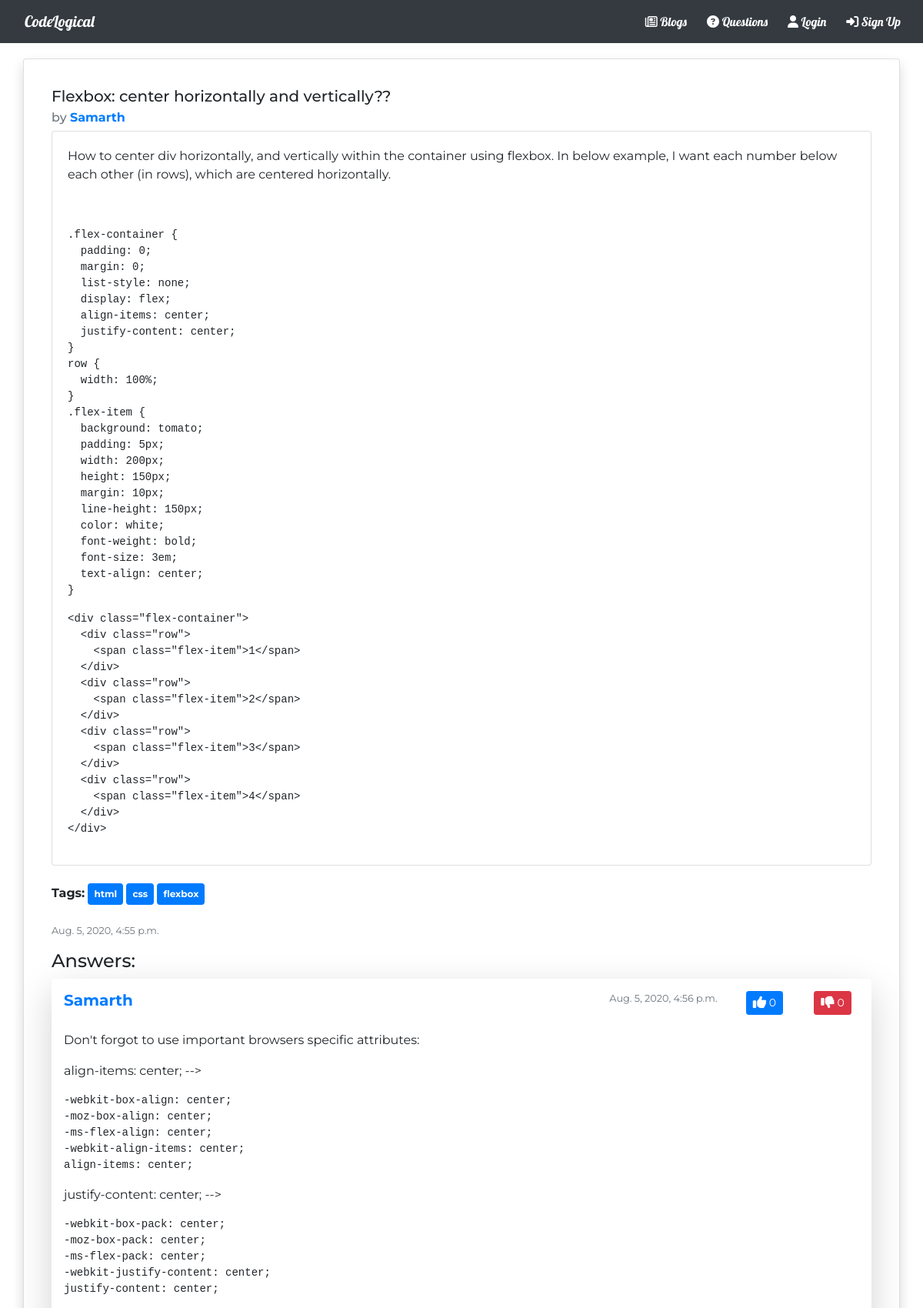
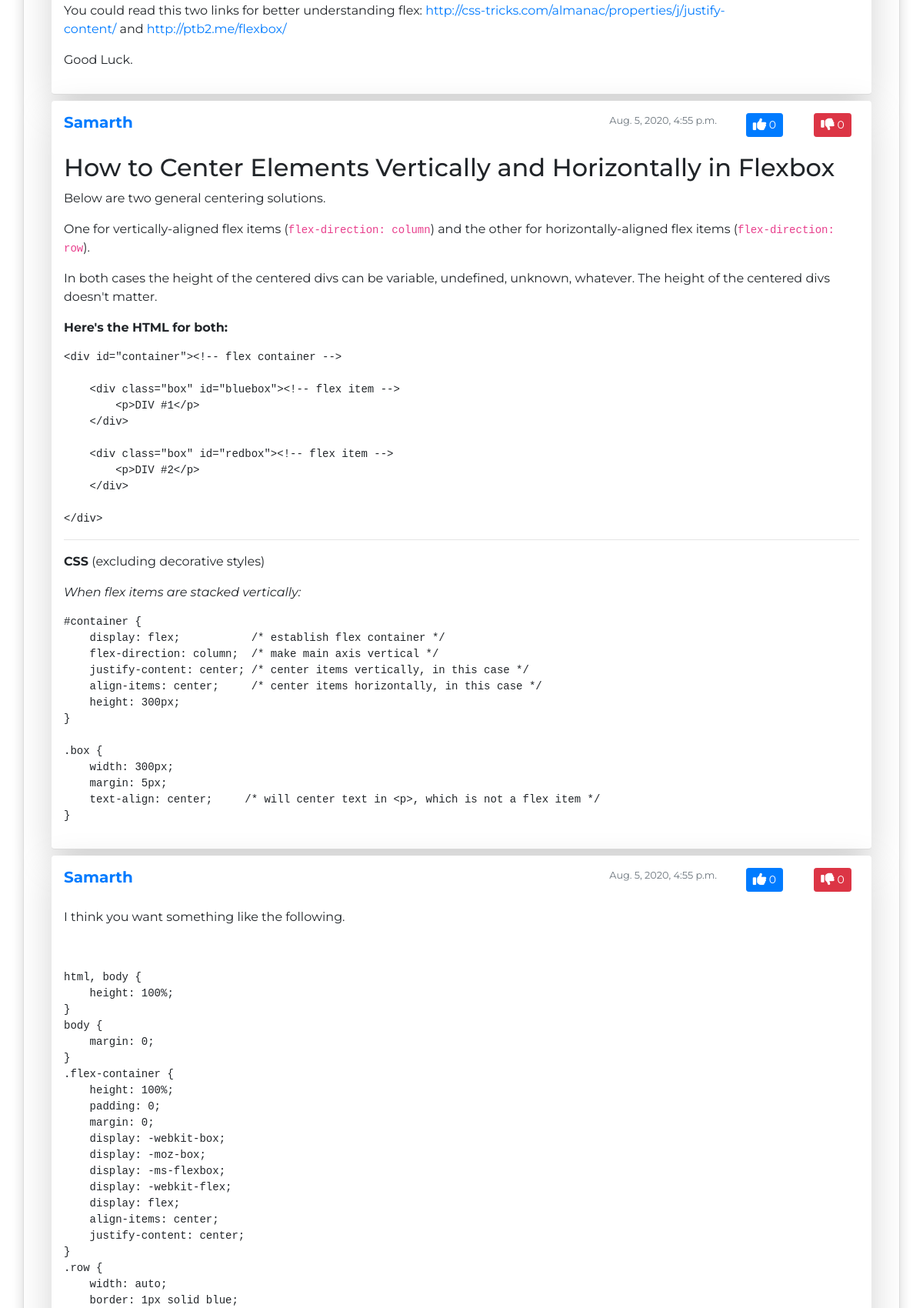
The page /question/54 (upper part) on the database its author committed (2 pictures, top to bottom).
### qna/models.py (models this page shows, shortened)
class Question(models.Model):
    title=models.CharField(max_length=100)
    content=RichTextField(default="",blank=True,null=True)
    asked_by=models.ForeignKey(User,on_delete=models.CASCADE,null=True,blank=True)
    posted_on=models.DateTimeField(null=True,blank=True)
    tags = TaggableManager()

class Answer(models.Model):
    question=models.ForeignKey(Question,on_delete=models.CASCADE,null=True,blank=True)
    posted_by=models.ForeignKey(User,on_delete=models.CASCADE,null=True,blank=True)
    content=RichTextField(default="",blank=True,null=True)
    upvotes=models.IntegerField(default=0)
    downvotes=models.IntegerField(default=0)
    posted_on=models.DateTimeField(null=True,blank=True)

### qna/views.py (the view)
# urls.py: path('question/<int:pk>',add_anwer_to_question,name="question-detail"),
def add_anwer_to_question(request,pk):
    question=get_object_or_404(Question,pk=pk)      #Return 404 error if the object is not found
    print(request.method)
    print(question.tags.all())
    if request.method=="POST":
        form=AnswerForm(request.POST)
        if form.is_valid() and request.user.is_authenticated:
            answer_instance=form.save(commit=False)
            answer_instance.question=question
            answer_instance.posted_by=request.user
            answer_instance.posted_on=timezone.now()
            answer_instance.save()
            return redirect('question-detail',pk=question.id)
        elif not request.user.is_authenticated:
            return redirect('login')
        else:
            print("Form Invalid")
            print(form.errors)
    else:
        form=AnswerForm()
        _answers=Answer.objects.filter(question=question).order_by('-upvotes','-posted_on')
        paginator=Paginator(_answers,5)
        page=request.GET.get('page',1)
        answers=paginator.page(page)
        context={'form':form,
                'question':question,
                'answers':answers,
                'tags':question.tags.all()}
    return render(request,'qna/question_answer.html',context)

### qna/templates/qna/question_answer.html (shortened to what this page needs)
{% extends "blog/base.html" %}
{% load crispy_forms_tags %}
{% block content %}
<div class="card shadow p-3 mb-2 bg-white rounded ">
    <div class=" card-body">
        <div class="row">
        <div class="col-sm-12 col-md-10 col-lg-10 col-xl-10">
            <h5 class="card-title">{{ question.title }}</h5>
            <h6 class="card-subtitle mb-2 text-muted">by <a style="position: relative;" href="{% url 'profile'  question.asked_by.id %}" class="text-decoration-none"><strong>{{ question.asked_by }}</strong></a> </h6>
        </div>
        </div>
        <div class="card card-body">{{ question.content|safe }}</div>
        <p> <strong>Tags:</strong>
            {% for tag in tags %}
                <span class="badge badge-primary my-2 p-2"> {{ tag }}</span>
            {% endfor %}
        </p>
        <p class="card-text"><small class="text-muted">{{ question.posted_on }}</small></p>
        <div class="row">
            <div class="col-sm-12 col-md-10 col-lg-10 col-xl-10">
                {% if answers %}
                <h4> Answers:</h4>
                {% else %}
                <h4>No answers till now. Be the first one to answer</h4>
                {% endif %}
            </div>
            <div class="col-sm-12 col-md-2 col-lg-2 col-xl-2">
            </div>
        </div>
        <div class="">
            <ul class="list-group list-group-flush">
                {% for answer in answers %}
                    <li class="list-group-item shadow-lg p-3 mb-2 bg-white rounded" style=" background-color: blue;">
                        <div class="row">
                            <div class="col-sm-5 col-md-8 col-lg-8 col-xl-8">
                                <h5 class="card-title"><a style="position: relative;" href="{% url 'profile'  question.asked_by.id %}" class="text-decoration-none"><strong>{{ answer.posted_by }}</strong></a></h5>
                            </div>
                            {% if user == answer.posted_by %}
                                <div class="col-sm-2 col-md-2 col-lg-2 col-xl-2">
                                    <p class="card-text"><small class="text-muted">{{ answer.posted_on }}</small></p>
                                    <a href="{% url 'delete-answer' answer.id %}" class="btn btn-sm btn-danger">Delete answer</a>
                                </div>
                            {% else %}
                            <div class="col-sm-3 col-md-2 col-lg-2 col-xl-2">
                                <p class="card-text"><small class="text-muted">{{ answer.posted_on }}</small></p>
                            </div>
                            {% endif %}
                            <div class="col-sm-2 col-md-1 col-lg-1 col-xl-1">
                                <a href="{% url 'upvote-answer' answer.id %}" class="btn btn-primary btn-sm"> {{ answer.upvotes }}</a>
                            </div>
                            <div class="col-sm-2 col-md-1 col-lg-1 col-xl-1">
                                <a href="{% url 'downvote-answer' answer.id %}" class="btn btn-danger btn-sm"> {{ answer.downvotes }}</a>
                            </div>
                        </div>
                        <p class="card-text">{{ answer.content|safe }}</p>
                    </li>
                {% endfor %}
            </ul>
        </div>
    </div>
</div>
{% endblock %}

### blog/static/css/styles.css (style rules this page uses)
.card { margin-bottom: 15px; }

### rows shown on the page
Question: title "Flexbox: center horizontally and vertically??", asked_by "Samarth", content "How to center div horizontally, and vertically within the container using flexbox. In below example, I want each number below each other (in rows), which are centered horizontally. .flex-container { padding: 0; margin: 0; list-style: none; display: flex; align-items: center; justify-content: center; } row { width: 100%; } .flex-item { background: tomato; padding: 5px; width: 200px; height: 150px; margin: 10px; line-height: 150px; color: white; font-weight: bold; font-size: 3em; text-align: center; } <div class=\"flex-container\"> <div class=\"row\"> <span class=\"flex-item\">1</span> </div> <div class=\"row\"> <span class=\"flex-item\">2</span> </div> <div class=\"row\"> <span…", posted_on "Aug. 5, 2020, 4:55 p.m."
Tag: name "html"
Tag: name "css"
Tag: name "flexbox"
Answer: posted_by "Samarth", posted_on "Aug. 5, 2020, 4:56 p.m.", upvotes "0", downvotes "0", content "Don't forgot to use important browsers specific attributes: align-items: center; --> -webkit-box-align: center; -moz-box-align: center; -ms-flex-align: center; -webkit-align-items: center; align-items: center; justify-content: center; --> -webkit-box-pack: center; -moz-box-pack: center; -ms-flex-pack: center; -webkit-justify-content: center; justify-content: center; You could read this two links for better understanding flex: http://css-tricks.com/almanac/properties/j/justify-content/ and http://ptb2.me/flexbox/ Good Luck."
Answer: posted_by "Samarth", posted_on "Aug. 5, 2020, 4:55 p.m.", upvotes "0", downvotes "0", content "How to Center Elements Vertically and Horizontally in Flexbox Below are two general centering solutions. One for vertically-aligned flex items ( flex-direction: column ) and the other for horizontally-aligned flex items ( flex-direction: row ). In both cases the height of the centered divs can be variable, undefined, unknown, whatever. The height of the centered divs doesn't matter. Here's the HTML for both: <div id=\"container\"><!-- flex container --> <div class=\"box\" id=\"bluebox\"><!-- flex item --> <p>DIV #1</p> </div> <div class=\"box\" id=\"redbox\"><!-- flex item --> <p>DIV #2</p> </div> </div> CSS (excluding decorative styles) When flex items are stacked vertically: #container { display:…"
Answer: posted_by "Samarth", posted_on "Aug. 5, 2020, 4:55 p.m.", upvotes "0", downvotes "0", content "I think you want something like the following."
